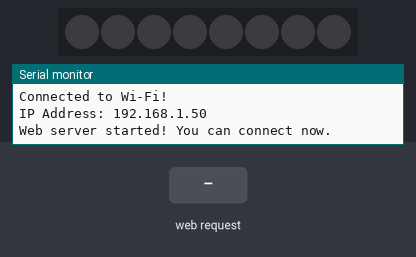
The sketch below on a simulated Arduino Mega 2560, built with avr-gcc and run on an emulated ATmega2560. On the bench: 8 RGB LEDs in strip order, left to right, the last lines printed to the serial monitor. The inputs (shaded band) are chosen by the test bench. Dim RGB values are drawn brighter than linear; WiFi joins after 1.5 s; servers stay silent unless stated.

Above: at 2.7 s.
2.8 s: HTTP request GET /rainbow?params= received
At 2.81 s:
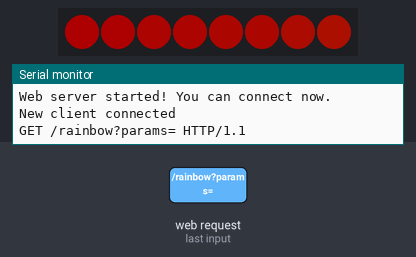
4.4 s: HTTP request GET /clear received
At 5.5 s:
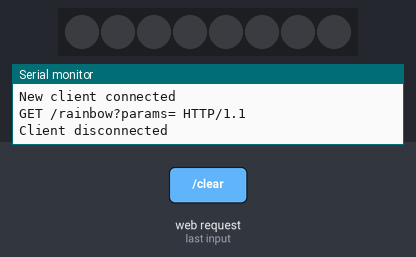
5.9 s: HTTP request GET /rainbow?params= received
At 7.03 s:
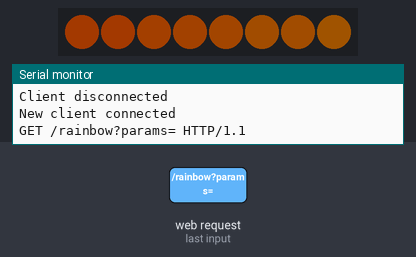
Timing chart, 0 to 20.4 s (numbered marks = the images above; inputs shaded):
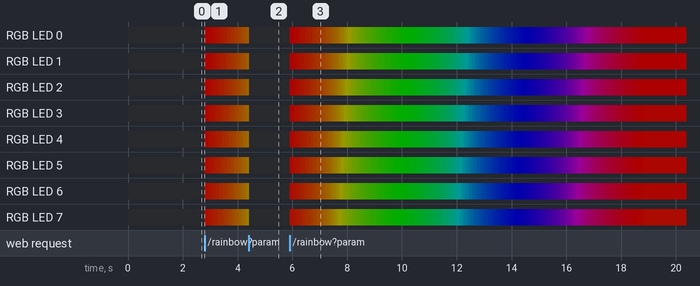

Measured:
- after the input at 2.8 s, the LEDs: change at once (image 1)
- after the input at 4.4 s, the LEDs: change at once (image 2)
- after the input at 5.9 s, the LEDs: first change at once (image 3 shows a later state)

The sketch:

test_wifi_RGB.ino
```cpp
/***************************************************
  Example: Arduino Due + ESP-01 (WiFiEspAT library)
  Controlling WS2812B strip with HTTP commands:
    - /clear
    - /fill?params=100FF00109
    - /rainbow?params=11050  (as an example)
***************************************************/

// ========== LIBRARIES ==========
#include <WiFiEspAT.h>
#include <Adafruit_NeoPixel.h>

// ========== WIFI CREDENTIALS ==========
char ssid[] = "Galaxy S10";      // Your network SSID
char pass[] = "123456789";       // Your network password

volatile bool stopRainbow = false;

// ========== WS2812B SETTINGS ==========
#define LED_PIN     5      // Digital pin on Arduino Due connected to the NeoPixel data line
#define LED_COUNT   8      // Number of NeoPixels in the strip
Adafruit_NeoPixel strip(LED_COUNT, LED_PIN, NEO_GRB + NEO_KHZ800);

// ========== WEB SERVER ==========
WiFiServer server(80);

// ========== SETUP FUNCTION ==========
void setup() {
  // Initialize serial for debug output
  Serial.begin(115200);
  while (!Serial) { ; }  // Wait for Serial port to be ready (especially on Due)

  // Initialize the NeoPixel strip
  strip.begin();      // Initialize all pixels
  strip.show();       // Turn OFF all pixels ASAP
  strip.setBrightness(50); // Adjust brightness 0-255 as needed

  // Initialize Serial1 for ESP-01 communication
  Serial1.begin(115200);
  WiFi.init(Serial1);

  // Connect to WiFi
  Serial.println("Connecting to Wi-Fi...");
  if (WiFi.begin(ssid, pass)) {
    Serial.println("Connected to Wi-Fi!");
    Serial.print("IP Address: ");
    Serial.println(WiFi.localIP());
  } else {
    Serial.println("Failed to connect to Wi-Fi.");
    while (true);  // Halt if no connection
  }

  // Start the web server
  server.begin();
  Serial.println("Web server started! You can connect now.");
}

// ========== MAIN LOOP ==========
void loop() {
  // Reconnect if Wi-Fi drops
  if (WiFi.status() != WL_CONNECTED) {
    Serial.println("Wi-Fi disconnected. Reconnecting...");
    WiFi.begin(ssid, pass);
    while (WiFi.status() != WL_CONNECTED) {
      delay(1000);
      Serial.print(".");
    }
    Serial.println("\nReconnected to Wi-Fi.");
  }

  // Check for a new client
  WiFiClient client = server.available();
  if (!client) return; // No new client, do nothing

  // Wait for data from the client
  Serial.println("New client connected");
  while (!client.available()) {
    delay(1);
  }

  // Read the first line of the request
  String request = client.readStringUntil('\r');
  Serial.println(request);
  client.flush();  // Clear the buffer

  // ========== PARSE THE REQUEST ==========
  // Example requests:
  //   GET /clear
  //   GET /fill?params=100FF00109
  //   GET /rainbow?params=11050
  // We'll look for substrings in 'request'

  if (request.indexOf("GET /clear") != -1) {
    clearStrip();

  } else if (request.indexOf("GET /fill?params=") != -1) {
    // Extract the parameter substring after "?params="
    String params = extractParams(request, "fill");
    if (params.length() > 0) {
      // Example: "100FF00109"
      //  index 0: direction ('0' or '1')
      //  index 1..6: color in hex ("00FF00")
      //  index 7..8: wait in ms (two digits, e.g. "10" -> 10 ms)
      //  index 9..: (optional) iteration or something else
      byte direction = (byte)(params[0] - '0');
      String colorStr = params.substring(1, 7); // 6 hex digits
      String waitStr  = params.substring(7, 9); // 2 digits

      // Convert color from hex string to 32-bit
      uint32_t color = (uint32_t) strtol(colorStr.c_str(), NULL, 16);
      // Convert wait time to integer
      int waitTime = waitStr.toInt();
      // Optional cycles (if your string includes it)
      byte cycles = 1; // default
      if (params.length() >= 10) {
        String cycleStr = params.substring(9); // from index 9 to end
        cycles = cycleStr.toInt();
      }

      fillStrip(direction, color, waitTime, cycles);
    }

  } else if (request.indexOf("GET /rainbow?params=") != -1) {
    // Extract the parameter substring after "?params="
    String params = extractParams(request, "rainbow");
    if (params.length() > 0) {
      // Example: "11050"
      //  index 0: direction
      //  index 1: cycles or something
      //  index 2..: wait in ms
      byte direction = (byte)(params[0] - '0');
      byte cycles    = (byte)(params[1] - '0');
      int waitTime   = params.substring(2).toInt();

      rainbow(direction, waitTime, cycles);
    } else {
      // If no params given, just show a default rainbow
      rainbow(0, 50, 1);
    }

  } else {
    // No recognized command, do nothing or handle differently
  }

  // ========== SEND HTTP RESPONSE ==========
  // You can create a dynamic response if desired
  client.print(
    "HTTP/1.1 200 OK\r\n"
    "Content-Type: text/html\r\n"
    "Connection: close\r\n"
    "\r\n"
    "<!DOCTYPE HTML>\r\n"
    "<html>"
      "<h2>LED Controller</h2>"
      "<p>Try <a href=\"/clear\">/clear</a>, "
      "<a href=\"/fill?params=100FF00109\">/fill?params=100FF00109</a>, "
      "<a href=\"/rainbow?params=11050\">/rainbow?params=11050</a></p>"
    "</html>"
  );

  delay(1);        // Short delay
  client.stop();   // Disconnect
  Serial.println("Client disconnected");
}

// ========== HELPER: EXTRACT PARAMS FROM REQUEST ==========
String extractParams(const String &request, const String &cmd) {
  // Typically the request line is "GET /fill?params=100FF00109 HTTP/1.1"
  // We want what's after "?params="
  // e.g., "100FF00109"

  String match = cmd + "?params="; // e.g., "fill?params="
  int startIndex = request.indexOf(match);
  if (startIndex == -1) return "";
  startIndex += match.length();  // move index to after "?params="

  // Find the space or " " after the params
  int endIndex = request.indexOf(' ', startIndex);
  if (endIndex == -1) {
    // fallback if not found
    endIndex = request.length();
  }

  // Extract substring
  String result = request.substring(startIndex, endIndex);
  result.trim();
  return result;
}

// ========== LED FUNCTIONS ==========

// Turn off all pixels
void clearStrip() {
  for (int i = 0; i < LED_COUNT; i++) {
    strip.setPixelColor(i, 0);
  }
  strip.show();
}

// Fill the strip with color, possibly animating in a direction
// direction: 0 -> forward, 1 -> backward
// color: 0xRRGGBB
// waitTime: delay (ms) between lighting up each pixel
// cycles: how many times to repeat
void fillStrip(byte direction, uint32_t color, int waitTime, byte cycles) {
  for (byte c = 0; c < cycles; c++) {
    if (direction == 0) {
      // Forward fill
      for (int i = 0; i < LED_COUNT; i++) {
        strip.setPixelColor(i, color);
        strip.show();
        delay(waitTime);
      }
    } else {
      // Backward fill
      for (int i = LED_COUNT - 1; i >= 0; i--) {
        strip.setPixelColor(i, color);
        strip.show();
        delay(waitTime);
      }
    }
  }
}

// Display a rainbow effect on the strip
// direction: 0 -> forward, 1 -> backward
// waitTime: delay (ms) between frames
// cycles: how many times to cycle the rainbow
void rainbow(byte direction, int waitTime, byte cycles) {
  stopRainbow = false;  // reset any previous stop

  for (byte c = 0; c < cycles; c++) {
    for (int pos = 0; pos < 256; pos++) {
      // Check if we must stop
      if (stopRainbow) {
        return;
      }

      // Optionally check for new clients
      WiFiClient client = server.available();
      if (client) {
        // If you want to handle the request right here:
        String request = client.readStringUntil('\r');
        client.flush();

        if (request.indexOf("GET /clear") != -1) {
          stopRainbow = true;      // set flag
          clearStrip();           // immediate effect
          return;                 // break out
        }
        // else parse other requests similarly...

        // Send response, etc.
        client.stop();
      }

      // Now do the step for 'pos'
      for (int i = 0; i < LED_COUNT; i++) {
        int colorIndex = (direction == 0) ? (i + pos) & 255 : (i - pos) & 255;
        strip.setPixelColor(i, wheel(colorIndex));
      }
      strip.show();
      delay(waitTime);
    }
  }
}

// Helper function to produce color from a 'wheel' position
uint32_t wheel(byte wheelPos) {
  wheelPos = 255 - wheelPos;
  if(wheelPos < 85) {
    return strip.Color(255 - wheelPos * 3, 0, wheelPos * 3);
  }
  if(wheelPos < 170) {
    wheelPos -= 85;
    return strip.Color(0, wheelPos * 3, 255 - wheelPos * 3);
  }
  wheelPos -= 170;
  return strip.Color(wheelPos * 3, 255 - wheelPos * 3, 0);
}
```
